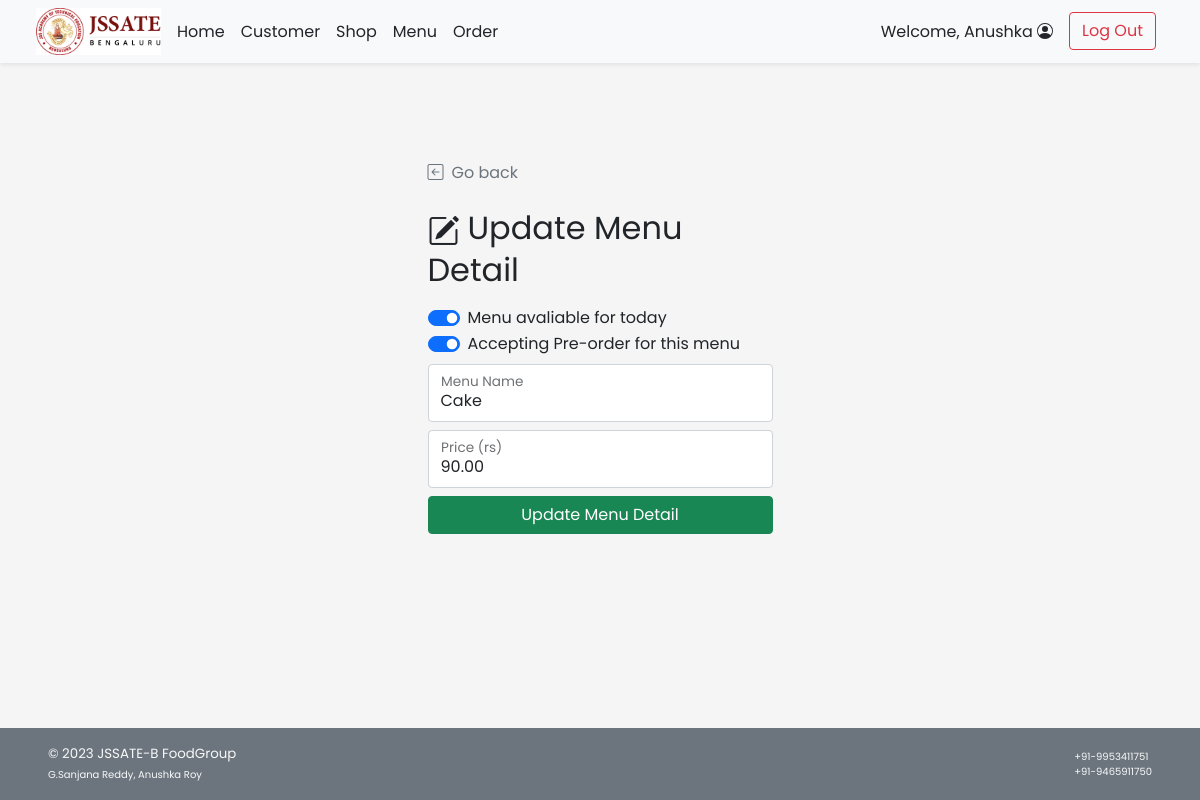
Page /admin/admin_food_edit.php?s_id=2&f_id=20 (signed in) on the committed database.
### tables this page shows
CREATE TABLE `food` (
  `f_id` int(11) NOT NULL,
  `s_id` int(11) NOT NULL,
  `f_name` varchar(100) NOT NULL,
  `f_price` decimal(6,2) NOT NULL,
  `f_todayavail` tinyint(4) NOT NULL DEFAULT 1 COMMENT 'Food is available to order or not',
  `f_preorderavail` tinyint(4) NOT NULL DEFAULT 1,
  `f_pic` text DEFAULT NULL
);

### admin/admin_food_edit.php (the view, shortened to what this page needs)
<!DOCTYPE html>
<html lang="en">
<head>
    <?php
        include("../conn_db.php");
        include('../head.php');
    ?>
    <link href="../css/main.css" rel="stylesheet">
    <link href="../css/login.css" rel="stylesheet">
</head>
<body class="d-flex flex-column h-100">
    <?php include('nav_header_admin.php')?>
    <div class="container form-signin mt-auto w-50">
        <a class="nav nav-item text-decoration-none text-muted" href="#" onclick="history.back();">
            <i class="bi bi-arrow-left-square me-2"></i>Go back
        </a>
        <?php
            $f_id = $_GET["f_id"];
            $query = "SELECT * FROM food WHERE f_id = {$f_id} LIMIT 0,1";
            $result = $mysqli ->query($query);
            $row = $result -> fetch_array();
        ?>
        <form method="POST" action="admin_food_edit.php" class="form-floating" enctype="multipart/form-data">
            <h2 class="mt-4 mb-3 fw-normal text-bold"><i class="bi bi-pencil-square me-2"></i>Update Menu Detail</h2>
            <div class="form-check form-switch">
                <input class="form-check-input" type="checkbox" id="f_todayavail"
                name="f_todayavail" <?php if($row["f_todayavail"]){echo "checked";} ?>>
                <label class="form-check-label" for="f_todayavail">Menu avaliable for today</label>
            </div>
            <div class="form-check form-switch mb-2">
                <input class="form-check-input" type="checkbox" id="f_preorderavail" name="f_preorderavail" <?php if($row["f_preorderavail"]){echo "checked";} ?>>
                <label class="form-check-label" for="f_preorderavail">Accepting Pre-order for this menu</label>
            </div>
            <div class="form-floating mb-2">
                <input type="text" class="form-control" id="f_name" placeholder="f_name" name="f_name"
                value="<?php echo $row["f_name"];?>" required>
                <label for="f_name">Menu Name</label>
            </div>
            <div class="form-floating mb-2">
                <input type="number" step=".25" min="0.00" max="999.75" class="form-control" id="f_price" placeholder="Price (rs)" value="<?php echo $row["f_price"];?>" name="f_price" required>
                <label for="f_price">Price (rs)</label>
            </div>
            <button class="w-100 btn btn-success mb-3" name="upd_confirm" type="submit">Update Menu Detail</button>
        </form>
    </div>
    <footer
        class="footer d-flex flex-wrap justify-content-between align-items-center px-5 py-3 mt-auto bg-secondary text-light">
        <span class="smaller-font">&copy; 2023 JSSATE-B FoodGroup <br /><span class="xsmall-font">G.Sanjana Reddy, Anushka Roy</span></span>
        <span class="xsmall-font"> +91-9953411751 <br /><span class="xsmall-font">+91-9465911750</span></span>
    </footer>
</body>
</html>

### css/main.css (style rules this page uses)
html { height: 100%; }
body { height: 100%; padding-top: 4rem; margin-bottom: -50px; font-family: 'Poppins', 'Noto Sans Thai', sans-serif; }
a { cursor: pointer; }
.bi { vertical-align: -.125em; fill: currentColor; }
.smaller-font { font-size: smaller; }
.xsmall-font { font-size: x-small; }

### css/login.css (style rules this page uses)
html, body { height: 100%; font-family: 'Poppins', 'Noto Sans Thai', sans-serif; }
body { background-color: #f5f5f5; padding-top: 4rem; margin-bottom: -50px; }
.form-signin { width: 100%; max-width: 375px; padding: 15px; margin: auto; }
.smaller-font { font-size: smaller; }
.xsmall-font { font-size: x-small; }

### rows in the picture
food: f_todayavail "☑", f_preorderavail "☑", f_name "Cake", f_price "90.00"

### other values in the picture
$_SESSION['firstname'] "Anushka"
